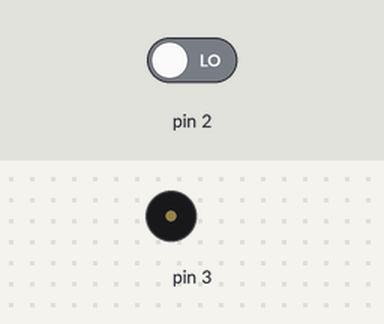
A sketch run on a simulated Arduino Uno, built with avr-gcc and run on an emulated ATmega328P. Shown: buzzer (waves = sounding). Inputs (shaded band) come from the test bench; at power-on: pin 2 LOW.

Above: at 1.2 s.
1.3 s: pin 2 driven HIGH
At 1.9 s:
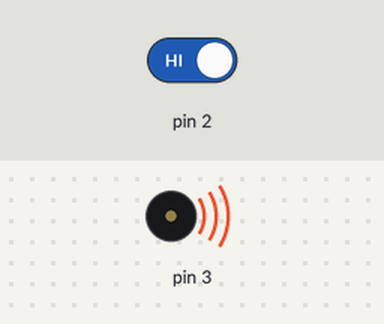
4.3 s: pin 2 driven LOW
At 5.4 s:
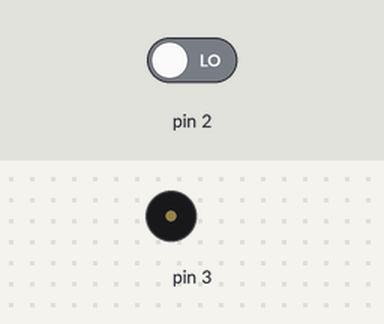
Timing chart, 0 to 7.3 s (numbered marks = the images above; inputs shaded):
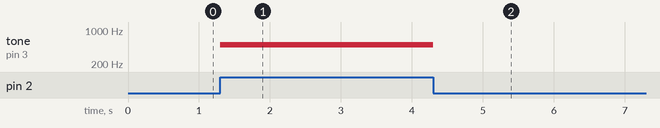

Measured:
- after the input at 1.3 s, tone on pin 3: silent → 500 Hz at once
- after the input at 4.3 s, tone on pin 3: 500 Hz → silent at once

The sketch:

______.ino
```cpp
// C++ code
//
void setup()
{
  pinMode(3, INPUT);
  pinMode(3, OUTPUT);
}

void loop()
{
  int input = 0;

  input = digitalRead(2);
  Serial.println(input);
  if(input == HIGH)
  {
    tone(3,500,1000);
    delay(1000);
  }
  else
  {
    noTone(3);
  }
}
```
